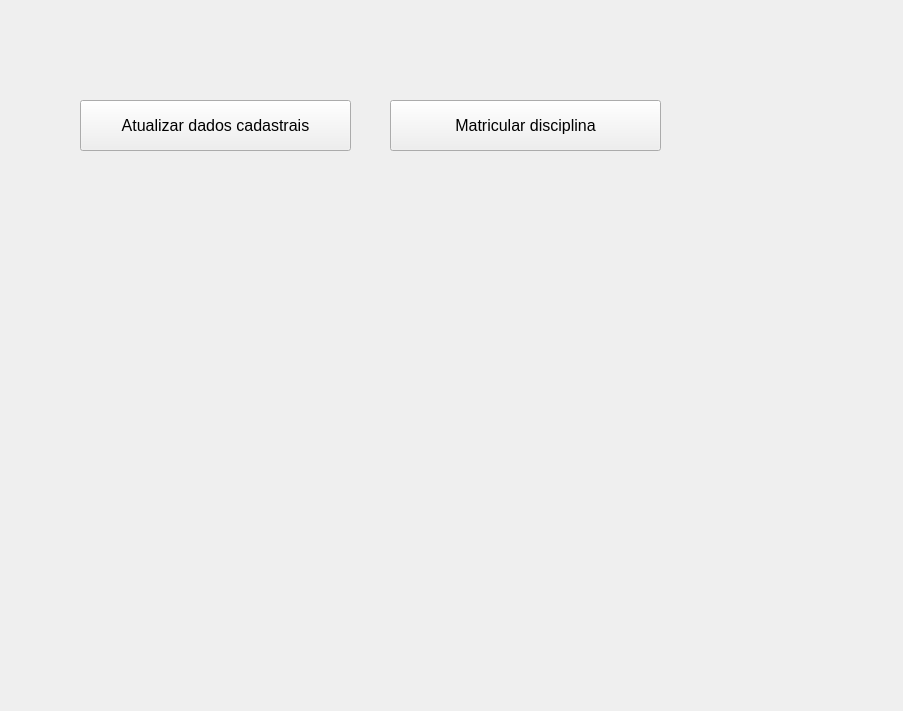
<?xml version="1.0" encoding="UTF-8"?>
<ui version="4.0">
 <class>Form</class>
 <widget class="QWidget" name="Form">
  <property name="geometry">
   <rect>
    <x>0</x>
    <y>0</y>
    <width>903</width>
    <height>711</height>
   </rect>
  </property>
  <property name="windowTitle">
   <string>Form</string>
  </property>
  <widget class="QLabel" name="label_bemvindo">
   <property name="geometry">
    <rect>
     <x>80</x>
     <y>10</y>
     <width>451</width>
     <height>111</height>
    </rect>
   </property>
   <property name="font">
    <font>
     <pointsize>24</pointsize>
    </font>
   </property>
   <property name="text">
    <string/>
   </property>
  </widget>
  <widget class="QPushButton" name="atualiza_btn">
   <property name="geometry">
    <rect>
     <x>80</x>
     <y>100</y>
     <width>271</width>
     <height>51</height>
    </rect>
   </property>
   <property name="font">
    <font>
     <pointsize>12</pointsize>
    </font>
   </property>
   <property name="text">
    <string>Atualizar dados cadastrais</string>
   </property>
  </widget>
  <widget class="QPushButton" name="btn_matricular">
   <property name="geometry">
    <rect>
     <x>390</x>
     <y>100</y>
     <width>271</width>
     <height>51</height>
    </rect>
   </property>
   <property name="font">
    <font>
     <pointsize>12</pointsize>
    </font>
   </property>
   <property name="text">
    <string>Matricular disciplina</string>
   </property>
  </widget>
 </widget>
 <resources/>
 <connections/>
</ui>
